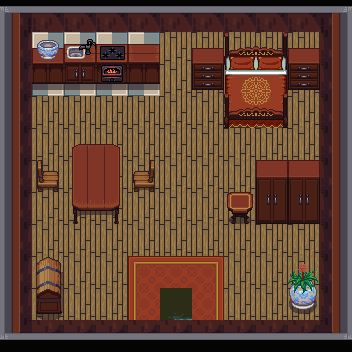

Tiled map render using the project's own tile images. Description and the whole map definition, tile-layer contents included, below:
An orthogonal 11x11 tile map with 32x32 px tiles, 2 tile layers (Ground, CollisionLayer), 4 tilesets.

<map version="1.2" tiledversion="1.2.0" orientation="orthogonal" renderorder="right-down" width="11" height="11" tilewidth="32" tileheight="32" infinite="0" nextlayerid="3" nextobjectid="1">
 <tileset firstgid="1" source="Terrain.tsx" />
 <tileset firstgid="1025" source="InteriorTiles.tsx" />
 <tileset firstgid="1529" source="InteriorTilesRoomVariantRed.tsx" />
 <tileset firstgid="1769" source="Interiorv2.tsx" />
 <layer id="1" name="Ground" width="11" height="11">
  <data encoding="csv">
0,0,0,0,0,0,0,0,0,0,0,
0,2731,2731,2731,2731,2699,2699,2699,2699,2699,0,
0,2731,2731,2731,2731,2699,2699,2699,2699,2699,0,
0,2699,2699,2699,2699,2699,2699,1104,2699,2699,0,
0,2699,2699,2699,2699,2699,2699,2699,2699,2699,0,
0,2699,2699,2699,2699,2699,2699,2699,2699,2699,0,
0,2699,2699,2699,2699,2699,2699,2699,1104,2699,0,
0,2699,2699,2699,2699,2699,2699,2699,2699,2699,0,
0,2699,2699,2699,2718,2719,2720,2699,2699,2699,0,
0,2699,2699,2699,2750,492,2752,2699,2699,2699,0,
0,0,0,0,0,0,0,0,0,0,0
</data>
 </layer>
 <layer id="2" name="CollisionLayer" width="11" height="11">
  <properties>
   <property name="blocked" value="true" />
  </properties>
  <data encoding="csv">
536872467,2684356131,2684356131,2684356131,2684356131,2684356131,2684356131,2684356131,2684356131,2684356131,2684356115,
536872558,1986,1891,1893,1892,0,1985,1797,1798,1985,2684356206,
536872558,1924,1923,1959,1924,0,2017,1829,1830,2017,2684356206,
536872558,0,0,0,0,0,0,1861,1862,0,2684356206,
536872558,0,2364,2365,0,0,0,0,0,0,2684356206,
536872558,2147485890,2396,2397,2242,0,0,0,1981,1981,2684356206,
536872558,0,2428,2429,0,0,0,2328,2013,2013,2684356206,
536872558,0,0,0,0,0,0,0,0,0,2684356206,
536872558,2171,0,0,0,0,0,0,0,2054,2684356206,
536872558,2203,0,0,0,386,0,0,0,2086,2684356206,
536872525,2684356136,2684356136,2684356136,2684356136,2684356136,2684356136,2684356136,2684356136,2684356136,2684356173
</data>
 </layer>
</map>
